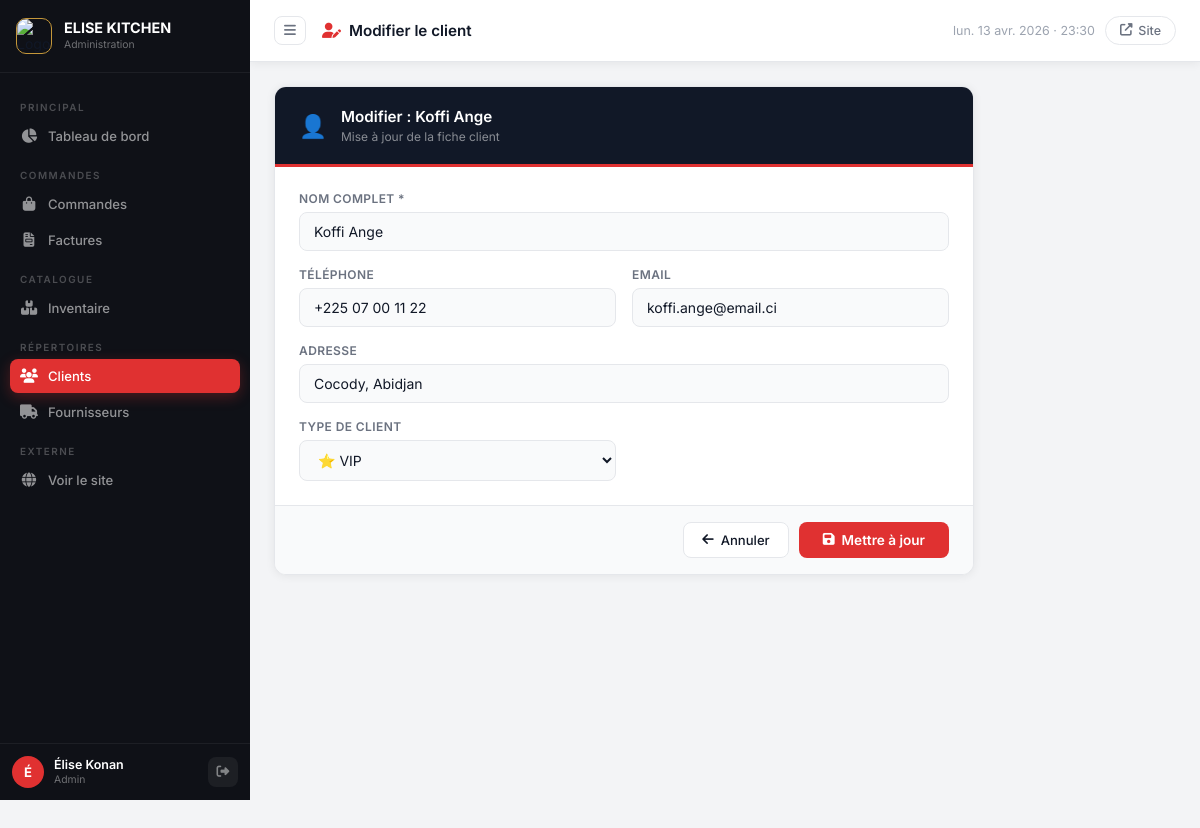
The app's page /admin/client/1/modifier (signed in) with its own data.
### tables this page shows
CREATE TABLE clients (
    id             INTEGER PRIMARY KEY AUTOINCREMENT,
    nom            TEXT NOT NULL,
    telephone      TEXT,
    email          TEXT,
    adresse        TEXT,
    type_client    TEXT DEFAULT 'particulier',
    nb_commandes   INTEGER DEFAULT 0,
    total_depense  REAL DEFAULT 0,
    created_at     TEXT DEFAULT (datetime('now','localtime'))
);

### app.py (the view)
@app.route('/admin/client/<int:id>/modifier', methods=['GET', 'POST'])
@login_required
def admin_modifier_client(id):
    client = qry("SELECT * FROM clients WHERE id=?", (id,), one=True)
    if not client:
        flash("Client introuvable.", "danger"); return redirect(url_for('admin_clients'))
    if request.method == 'POST':
        f = request.form
        exe("UPDATE clients SET nom=?,telephone=?,email=?,adresse=?,type_client=? WHERE id=?",
            (f['nom'], f.get('telephone',''), f.get('email',''), f.get('adresse',''), f.get('type_client','particulier'), id))
        flash("✓ Client mis à jour !", "success")
        return redirect(url_for('admin_clients'))
    return render_template('admin/client_form.html', client=client)

### app.py (called while the page is built)
def get_db():
    if 'db' not in g:
        g.db = sqlite3.connect(
            app.config['DATABASE'],
            detect_types=sqlite3.PARSE_DECLTYPES
        )
        g.db.row_factory = sqlite3.Row
        g.db.execute("PRAGMA journal_mode=WAL")
        g.db.execute("PRAGMA foreign_keys=ON")
    return g.db

def qry(sql, args=(), one=False):
    cur = get_db().execute(sql, args)
    rows = [dict(r) for r in cur.fetchall()]
    return rows[0] if one and rows else (None if one else rows)

def login_required(f):
    @wraps(f)
    def deco(*a, **kw):
        if 'admin_id' not in session:
            flash("Veuillez vous connecter.", "warning")
            return redirect(url_for('admin_login'))
        return f(*a, **kw)
    return deco

@app.context_processor
def inject_globals():
    ctx = {'nouvelles_commandes': 0, 'annee': datetime.now().year}
    if 'admin_id' in session:
        try:
            row = qry("SELECT COUNT(*) as n FROM commandes WHERE statut='nouvelle'", one=True)
            ctx['nouvelles_commandes'] = row['n'] if row else 0
        except Exception:
            pass
    return ctx

### templates/admin/client_form.html (shortened to what this page needs)
{% extends "admin/base.html" %}
{% block page_title %}<i class="fas fa-user-pen" style="color:#E03131;margin-right:8px;"></i>{{ 'Modifier le client' if client else 'Nouveau client' }}{% endblock %}
{% block content %}
<div class="admin-form-container">
    <div class="admin-form-card">
        <div class="admin-form-header">
            <div class="admin-form-header-icon">👤</div>
            <div>
                <h3>{{ 'Modifier : ' + client.nom if client else 'Ajouter un client' }}</h3>
                <p>{{ 'Mise à jour de la fiche client' if client else 'Nouveau client au répertoire' }}</p>
            </div>
        </div>
        <form method="POST" class="admin-form-body">
            <div style="display:grid;grid-template-columns:1fr 1fr;gap:16px;">
                <div style="grid-column:1/-1;">
                    <label class="field-label">Nom complet *</label>
                    <input type="text" name="nom" class="field-ctrl" placeholder="Ex: Koffi Ange" required value="{{ client.nom if client else '' }}" autocomplete="off">
                </div>
                <div>
                    <label class="field-label">Téléphone</label>
                    <input type="tel" name="telephone" class="field-ctrl" placeholder="+225 07 00 00 00" value="{{ client.telephone if client else '' }}">
                </div>
                <div>
                    <label class="field-label">Email</label>
                    <input type="email" name="email" class="field-ctrl" placeholder="client@email.com" value="{{ client.email if client else '' }}">
                </div>
                <div style="grid-column:1/-1;">
                    <label class="field-label">Adresse</label>
                    <input type="text" name="adresse" class="field-ctrl" placeholder="Quartier, Ville" value="{{ client.adresse if client else '' }}">
                </div>
                <div>
                    <label class="field-label">Type de client</label>
                    <select name="type_client" class="field-ctrl">
                        {% for t, lbl in [('particulier','Particulier'),('professionnel','Professionnel'),('vip','⭐ VIP')] %}
                        <option value="{{ t }}" {% if client and client.type_client == t %}selected{% endif %}>{{ lbl }}</option>
                        {% endfor %}
                    </select>
                </div>
            </div>
        </form>
        <div class="admin-form-footer">
            <a href="{{ url_for('admin_clients') }}" class="btn-secondary"><i class="fas fa-arrow-left"></i> Annuler</a>
            <button class="btn-save" onclick="document.querySelector('form').submit();">
                <i class="fas fa-{% if client %}save{% else %}plus{% endif %}"></i>
                {{ 'Mettre à jour' if client else 'Ajouter' }}
            </button>
        </div>
    </div>
</div>
{% endblock %}

### static/css/admin.css (style rules this page uses)
:root { --sidebar-bg: #0F1117; --sidebar-w: 250px; --topbar-h: 62px; --red: #E03131; --red-dk: #B91C1C; --red-lt: #FFF0F0; --gold: #C4973A; --content-bg: #F3F4F6; --white: #FFFFFF; --dark: #111827; --gray-50: #F9FAFB; --gray-100: #F3F4F6; --gray-200: #E5E7EB; --gray-400: #9CA3AF; --gray-600: #6B7280; --gray-700: #374151; --gray-800: #1F2937; --green: #059669; --blue: #2563EB; --orange: #D97706; --purple: #7C3AED; --radius: 12px; --radius-sm: 8px; --shadow: 0 1px 10px rgba(0,0,0,0.07); --shadow-md: 0 4px 20px rgba(0,0,0,0.1); }
*, *::before, *::after { box-sizing: border-box; margin: 0; padding: 0; }
body { font-family: 'Inter', sans-serif; background: var(--content-bg); color: var(--dark); min-height: 100vh; font-size: 0.875rem; -webkit-font-smoothing: antialiased; }
a { text-decoration: none; color: inherit; }
.btn-secondary { display: inline-flex; align-items: center; gap: 7px; padding: 9px 18px; background: var(--white); color: var(--dark); border: 1px solid var(--gray-200); border-radius: var(--radius-sm); font-size: 0.82rem; font-weight: 500; cursor: pointer; transition: all 0.2s; text-decoration: none; }
.admin-form-container { max-width: 700px; }
.admin-form-card { background: var(--white); border-radius: var(--radius); box-shadow: var(--shadow); border: 1px solid var(--gray-200); overflow: hidden; }
.admin-form-header { background: var(--dark); padding: 20px 24px; display: flex; align-items: center; gap: 14px; border-bottom: 3px solid var(--red); }
.admin-form-header-icon { font-size: 1.4rem; }
.admin-form-header h3 { color: white; font-size: 0.95rem; font-weight: 600; margin: 0; }
.admin-form-header p { color: rgba(255,255,255,0.5); font-size: 0.75rem; margin: 3px 0 0; }
.admin-form-body { padding: 24px; }
.field-label { display: block; font-size: 0.75rem; font-weight: 600; color: var(--gray-600); text-transform: uppercase; letter-spacing: 0.4px; margin-bottom: 6px; }
.field-ctrl { width: 100%; padding: 10px 14px; border: 1px solid var(--gray-200); border-radius: var(--radius-sm); font-size: 0.875rem; font-family: 'Inter', sans-serif; background: var(--gray-50); color: var(--dark); transition: all 0.2s; }
.admin-form-footer { display: flex; gap: 10px; justify-content: flex-end; padding: 16px 24px; border-top: 1px solid var(--gray-200); background: var(--gray-50); }
.btn-save { display: inline-flex; align-items: center; gap: 7px; padding: 10px 24px; background: var(--red); color: white; border: none; border-radius: var(--radius-sm); font-weight: 600; font-size: 0.85rem; cursor: pointer; transition: all 0.2s; font-family: 'Inter', sans-serif; }

### records on screen
clients: nom "Modifier : Koffi Ange", nom "Koffi Ange", telephone "+225 07 00 11 22", email "koffi.ange@email.ci", adresse "Cocody, Abidjan", type_client "⭐ VIP"

### other values on screen
{{ session.get('admin_nom', 'A')[0].upper() }} "É"
{{ session.get('admin_nom', 'Admin') }} "Élise Konan"
{{ session.get('admin_role', '') }} "Admin"
{{ 'Modifier le client' if client else 'Nouveau client' }} "Modifier le client"
{{ 'Mettre à jour' if client else 'Ajouter' }} "Mettre à jour"
